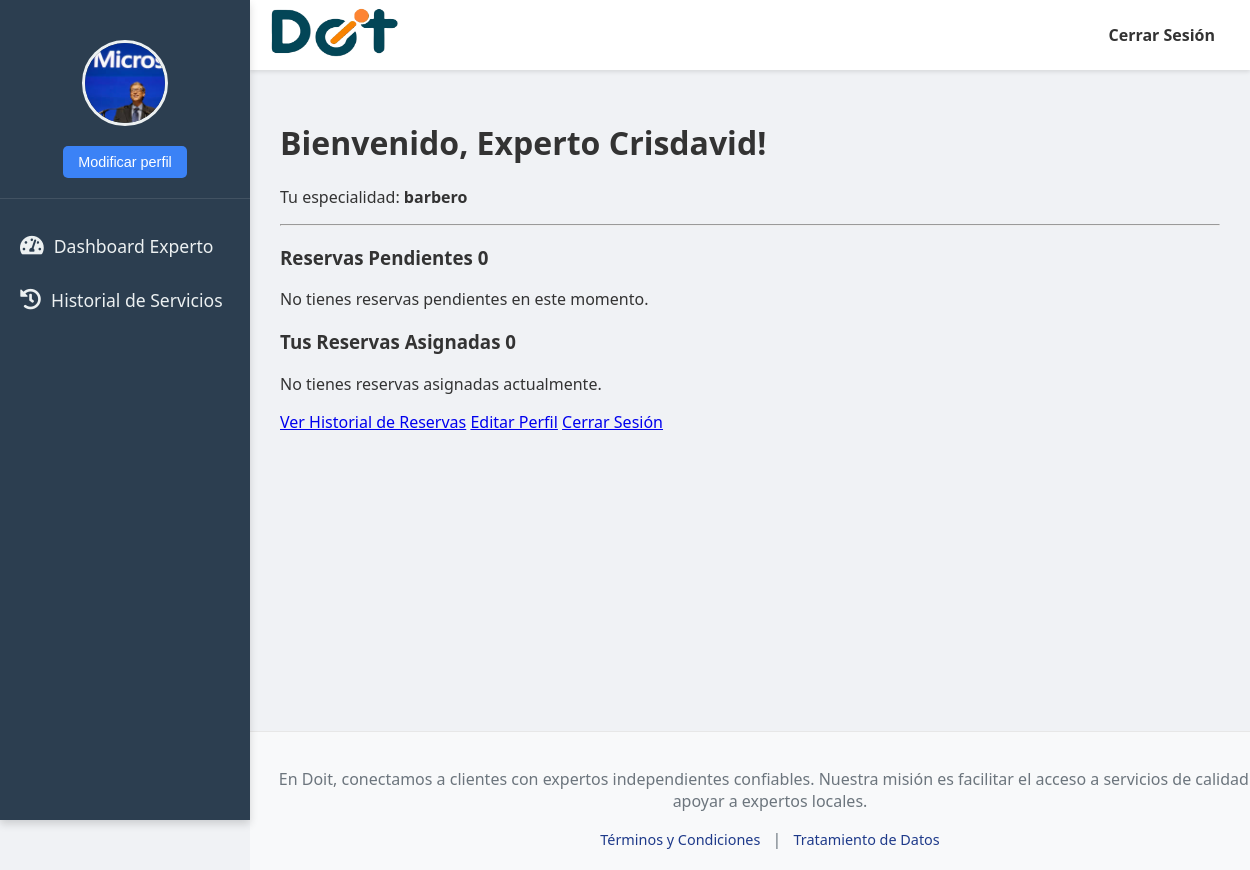
/experto/dashboard/ (signed in), run on an earlier commit of the app's database.
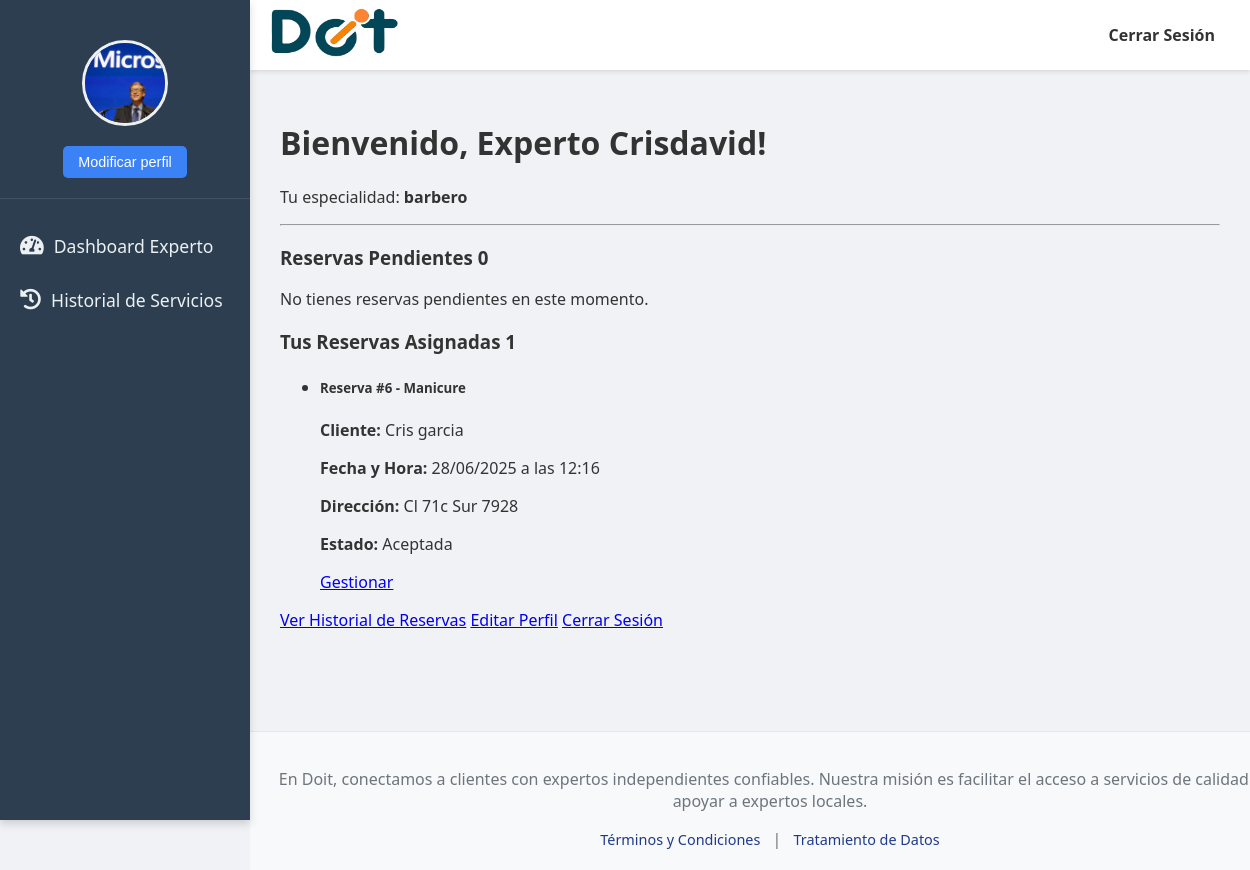
And on a later commit of the database.
### doit_app/models.py (models this page shows, shortened)
class CustomUser(AbstractUser):
    tipo_usuario_choices = [
        ('cliente', 'Cliente'),
        ('experto', 'Experto'),
    ]
    genero = models.ForeignKey(Genero, on_delete=models.SET_NULL, null=True, blank=True, verbose_name="Género")
    tipo_usuario = models.CharField(max_length=20, choices=tipo_usuario_choices, default='cliente', verbose_name="Tipo de Usuario")
    nacionalidad = models.CharField(max_length=100, blank=True, null=True, verbose_name="Nacionalidad")
    numDoc = models.CharField(max_length=100, unique=True, blank=True, null=True, verbose_name="Número de Documento")
    telefono = models.CharField(max_length=20, blank=True, null=True, verbose_name="Teléfono")
    fechaNacimiento = models.DateField(blank=True, null=True, verbose_name="Fecha de Nacimiento")
    evidenciaTrabajo = models.ImageField(
        upload_to='evidencia_trabajo/',
        blank=True,
        null=True,
        verbose_name="Evidencia de Trabajo (Imagen)"
    )
    experienciaTrabajo = models.TextField(blank=True, null=True, verbose_name="Experiencia de Trabajo")
    hojaVida = models.CharField(max_length=300, blank=True, null=True, verbose_name="Link Hoja de Vida (URL)")
    hojaVida_file = models.FileField(
        upload_to='hojas_de_vida/',
        blank=True,
        null=True,
        verbose_name="Archivo de Hoja de Vida"
    )
    foto_perfil = models.ImageField(upload_to='perfil/', null=True, blank=True, verbose_name="Foto de Perfil")
    tipo_documento = models.ForeignKey(TipoDoc, on_delete=models.SET_NULL, null=True, blank=True, verbose_name="Tipo de Documento")
    especialidad = models.CharField(max_length=100, blank=True, null=True, verbose_name="Especialidad")
    categoria_especialidad = models.ForeignKey(
        'doit_app.Categorias',
        on_delete=models.SET_NULL,
        null=True,
        blank=True,
        verbose_name="Categoría de Especialidad"
    )
    class Meta:
        verbose_name = "Usuario Personalizado"
        verbose_name_plural = "Usuarios Personalizados"
        app_label = "doit_app"
    def is_usuario_normal(self):
        return self.tipo_usuario == 'cliente'
    def is_experto(self):
        return self.tipo_usuario == 'experto'

class Reserva(models.Model):
    Fecha = models.DateField(verbose_name="Fecha de Reserva") # Puede ser la fecha solicitada para el servicio
    Hora = models.TimeField(verbose_name="Hora de Reserva") # Hora solicitada para el servicio
    direccion = models.CharField(max_length=255, verbose_name="Dirección del Servicio")
    descripcion = models.TextField(verbose_name="Descripción del Servicio") # Cambiado a TextField para más detalle
    detallesAdicionales = models.TextField(blank=True, null=True, verbose_name="Detalles Adicionales") # Cambiado a TextField
    ciudad = models.ForeignKey(Ciudad, on_delete=models.CASCADE, verbose_name="Ciudad del Servicio")
    pais = models.ForeignKey(Pais, on_delete=models.CASCADE, verbose_name="País del Servicio")
    metodoDePago = models.ForeignKey(Metodo, on_delete=models.SET_NULL, null=True, blank=True, verbose_name="Método de Pago Preferido")
    idUsuario = models.ForeignKey(
        settings.AUTH_USER_MODEL,
        on_delete=models.CASCADE,
        related_name='reservas_realizadas',
        verbose_name="Cliente que Reserva"
    )
    idServicios = models.ForeignKey(Servicios, on_delete=models.CASCADE, verbose_name="Servicio Solicitado")
    idEstado = models.ForeignKey(Estado, on_delete=models.SET_DEFAULT, default=1, verbose_name="Estado de la Reserva")
    experto_asignado = models.ForeignKey(
        settings.AUTH_USER_MODEL,
        on_delete=models.SET_NULL,
        null=True,
        blank=True,
        related_name='reservas_aceptadas',
        limit_choices_to={'tipo_usuario': 'experto'}, # Solo se pueden asignar expertos
        verbose_name="Experto Asignado"
    )
    pago_ofrecido = models.DecimalField(
        max_digits=10,
        decimal_places=2,
        blank=True,
        null=True,
        verbose_name="Pago Ofrecido por el Cliente"
    )
    creado_en = models.DateTimeField(auto_now_add=True)
    actualizado_en = models.DateTimeField(auto_now=True)
    class Meta:
        verbose_name = "Reserva"
        verbose_name_plural = "Reservas"
        db_table = "Reserva" # Manteniendo el nombre de la tabla
        app_label = "doit_app"

class Servicios(models.Model):
    NombreServicio = models.CharField(max_length=50, verbose_name="Nombre del servicio")
    idCategorias = models.ForeignKey(Categorias, on_delete=models.CASCADE, verbose_name="Categoría del servicio")
    class Meta:
        verbose_name = "Servicio"
        verbose_name_plural = "Servicios"
        db_table = "Servicios"
        app_label = "doit_app"

class Estado(models.Model):
    Nombre = models.CharField(max_length=50, unique=True, verbose_name="Nombre del estado")
    class Meta:
        verbose_name = "Estado"
        verbose_name_plural = "Estados"
        db_table = "Estado"
        app_label = "doit_app"

### doit_app/views.py (the view)
# urls.py: path('experto/dashboard/', views.dashboard_experto, name='dashboard_experto'),
@user_passes_test(is_experto, login_url=reverse_lazy('login'))
def dashboard_experto(request):
    print(f"DEBUG dashboard_experto: Accediendo. User: {request.user.username}, Is Authenticated: {request.user.is_authenticated}, Tipo: {request.user.tipo_usuario}")
    if not is_experto(request.user):
        print("DEBUG: is_experto regresó False para el usuario autenticado.")
        return redirect('principal')
    try:
        estado_pendiente = Estado.objects.get(Nombre='Pendiente')
        estado_activa = Estado.objects.get(Nombre='Activa')
    except Estado.DoesNotExist:
        messages.error(request, "Error de configuración de estados. Contacte al administrador.")
        return redirect('principal')
    reservas_pendientes = Reserva.objects.filter(
        (Q(experto_asignado__isnull=True) | Q(experto_asignado=request.user)),
        Q(idEstado=estado_pendiente) | Q(idEstado=estado_activa),
        idServicios__idCategorias=request.user.categoria_especialidad
    ).order_by('Fecha', 'Hora')
    reservas_asignadas = Reserva.objects.filter(
        experto_asignado=request.user
    ).exclude(
        Q(idEstado__Nombre='Completada') | Q(idEstado__Nombre='Cancelada') |
        Q(idEstado=estado_pendiente) | Q(idEstado=estado_activa)
    ).order_by('Fecha', 'Hora')
    return render(request, 'experto/dashboard_experto.html', {
        'reservas_pendientes': reservas_pendientes,
        'reservas_asignadas': reservas_asignadas,
        'user_especialidad': request.user.especialidad
    })

### doit_app/templates/experto/dashboard_experto.html (shortened to what this page needs)
{% extends "base.html" %}
{% load static %}
{% block content %}
<div class="container mt-4">
    <h1 class="mb-4">Bienvenido, Experto {{ request.user.username }}!</h1>
    <p class="lead">Tu especialidad: <strong>{{ user_especialidad|default:"No especificada" }}</strong></p>
    <hr>
    <div class="row">
        <div class="col-md-6">
            <div class="card mb-4">
                <div class="card-header bg-primary text-white">
                    <h3>Reservas Pendientes <span class="badge bg-light text-primary">{{ reservas_pendientes.count }}</span></h3>
                </div>
                <div class="card-body">
                    {% if reservas_pendientes %}
                        <ul class="list-group">
                            {% for reserva in reservas_pendientes %}
                                <li class="list-group-item">
                                    <h5>Reserva #{{ reserva.id }} - {{ reserva.idServicios.NombreServicio }}</h5>
                                    {% if reserva.idServicios.idCategorias.Nombre != request.user.categoria_especialidad.Nombre %}
                                        <div class="alert alert-warning mt-2">
                                            No estás calificado para aceptar este tipo de servicio.
                                        </div>
                                    {% endif %}
                                    <p><strong>Cliente:</strong> {{ reserva.idUsuario.first_name }} {{ reserva.idUsuario.last_name }}</p>
                                    <p><strong>Fecha y Hora:</strong> {{ reserva.Fecha|date:"d/m/Y" }} a las {{ reserva.Hora|time:"H:i" }}</p>
                                    <p><strong>Dirección:</strong> {{ reserva.direccion }}</p>
                                    <p><strong>Descripción:</strong> {{ reserva.descripcion|default:"Sin descripción." }}</p>
                                    {% if reserva.detallesAdicionales %}
                                        <p><strong>Detalles adicionales:</strong> {{ reserva.detallesAdicionales }}</p>
                                    {% endif %}
                                    {% if reserva.pago_ofrecido %}
                                        <p><strong>Pago ofrecido:</strong> ${{ reserva.pago_ofrecido }}</p>
                                    {% endif %}
                                    <p><strong>Estado:</strong> <span class="badge bg-warning text-dark">{{ reserva.idEstado.Nombre }}</span></p>
                                    {% if reserva.idServicios.idCategorias.Nombre == request.user.categoria_especialidad.Nombre %}
                                        <form action="{% url 'aceptar_reserva_experto' reserva.id %}" method="post" class="d-inline">
                                            {% csrf_token %}
                                            <button type="submit" class="btn btn-success btn-sm me-2">Aceptar</button>
                                        </form>
                                        <form action="{% url 'rechazar_reserva_experto' reserva.id %}" method="post" class="d-inline">
                                            {% csrf_token %}
                                            <button type="submit" class="btn btn-danger btn-sm">Rechazar</button>
                                        </form>
                                    {% endif %}
                                </li>
                            {% endfor %}
                        </ul>
                    {% else %}
                        <p>No tienes reservas pendientes en este momento.</p>
                    {% endif %}
                </div>
            </div>
        </div>
        <div class="col-md-6">
            <div class="card mb-4">
                <div class="card-header bg-success text-white">
                    <h3>Tus Reservas Asignadas <span class="badge bg-light text-success">{{ reservas_asignadas.count }}</span></h3>
                </div>
                <div class="card-body">
                    {% if reservas_asignadas %}
                        <ul class="list-group">
                            {% for reserva in reservas_asignadas %}
                                <li class="list-group-item">
                                    <h5>Reserva #{{ reserva.id }} - {{ reserva.idServicios.NombreServicio }}</h5>
                                    <p><strong>Cliente:</strong> {{ reserva.idUsuario.first_name }} {{ reserva.idUsuario.last_name }}</p>
                                    <p><strong>Fecha y Hora:</strong> {{ reserva.Fecha|date:"d/m/Y" }} a las {{ reserva.Hora|time:"H:i" }}</p>
                                    <p><strong>Dirección:</strong> {{ reserva.direccion }}</p>
                                    <p><strong>Estado:</strong> <span class="badge bg-info">{{ reserva.idEstado.Nombre }}</span></p>
                                    <a href="#" class="btn btn-outline-primary btn-sm disabled">Gestionar</a>
                                </li>
                            {% endfor %}
                        </ul>
                    {% else %}
                        <p>No tienes reservas asignadas actualmente.</p>
                    {% endif %}
                </div>
            </div>
        </div>
    </div>
    <div class="text-center mt-4">
        <a href="{% url 'historial_experto' %}" class="btn btn-secondary me-2">Ver Historial de Reservas</a>
        <a href="{% url 'editar_perfil' %}" class="btn btn-info">Editar Perfil</a>
        <a href="{% url 'user_logout' %}" class="btn btn-danger">Cerrar Sesión</a>
    </div>
</div>
{% endblock %}

### doit_app/templates/base.html (shortened to what this page needs)
<!DOCTYPE html>
<html lang="es">
{% load static %}
<head>
    <link rel="stylesheet" href="{% static 'css/styles.css' %}">
    <link rel="stylesheet" href="https://cdnjs.cloudflare.com/ajax/libs/font-awesome/5.15.4/css/all.min.css">
</head>
<body>
    {% if user.is_authenticated and not user.is_staff and not user.is_superuser %}
    <div id="sidebar">
        <div class="perfil-header">
            <div class="perfil-foto-container">
                {% if user.foto_perfil %}
                    <img src="{{ user.foto_perfil.url }}" alt="Foto de perfil de {{ user.username }}" class="perfil-foto">
                {% else %}
                    <img src="{% static 'images/default_profile.jpg' %}" alt="Foto de perfil por defecto" class="perfil-foto">
                {% endif %}
            </div>
            <div>
                <a href="{% url 'editar_perfil' %}">
                    <button class="modificar-perfil-btn">Modificar perfil</button>
                </a>
            </div>
        </div>
        <ul class="list-unstyled components">
            {% if user.is_authenticated and user.is_experto %}
                <li><a href="{% url 'dashboard_experto' %}"><i class="fas fa-tachometer-alt"></i> Dashboard Experto</a></li>
                <li><a href="{% url 'historial_experto' %}"><i class="fas fa-history"></i> Historial de Servicios</a></li>
            {% endif %}
        </ul>
    </div>
    {% endif %}
    <div id="content-wrapper">
        <header>
            <nav class="navbar navbar-light bg-light">
                <div class="logo">
                    {% if user.is_authenticated %}
                        {% if user.is_usuario_normal %}
                            <a href="{% url 'principal' %}">
                                <img src="{% static 'images/Doit_logo.png' %}" alt="Logo Doit" width="130">
                            </a>
                        {% elif user.is_experto %}
                            <a href="{% url 'dashboard_experto' %}">
                                <img src="{% static 'images/Doit_logo.png' %}" alt="Logo Doit" width="130">
                            </a>
                        {% elif user.is_superuser %}
                            <a href="{% url 'admin_principal' %}">
                                <img src="{% static 'images/Doit_logo.png' %}" alt="Logo Doit" width="130">
                            </a>
                        {% else %}
                             <a href="{% url 'home' %}">
                                <img src="{% static 'images/Doit_logo.png' %}" alt="Logo Doit" width="130">
                            </a>
                        {% endif %}
                    {% else %}
                        <a href="{% url 'home' %}">
                            <img src="{% static 'images/Doit_logo.png' %}" alt="Logo Doit" width="130">
                        </a>
                    {% endif %}
                </div>
                <ul class="nav-links">
                    {% if user.is_authenticated %}
                        <li><a href="{% url 'user_logout' %}">Cerrar Sesión</a></li>
                    {% else %}
                        <li><a href="{% url 'login' %}">Iniciar Sesión</a></li>
                        <li><a href="{% url 'registrarse' %}">Registrarse</a></li>
                    {% endif %}
                </ul>
            </nav>
        </header>
        <main>
            {% block content %}
            {% endblock %}
        </main>
        <footer>
            <p> En Doit, conectamos a clientes con expertos independientes confiables. Nuestra misión es facilitar el acceso a servicios de calidad y apoyar a expertos locales. </p>
            <div class="footer-links">
                <a href="{% url 'terminos_condiciones' %}">Términos y Condiciones</a> |
                <a href="{% url 'tratamiento_datos' %}">Tratamiento de Datos</a>
            </div>
        </footer>
    </div>
</body>
</html>

What changed in the data, as far as the page shows it:
added Reserva: id "6", idServicios.NombreServicio "Manicure", idUsuario.first_name "Cris", idUsuario.last_name "garcia", Fecha "28/06/2025", Hora "12:16", direccion "Cl 71c Sur 7928", idEstado.Nombre "Aceptada"
Also different on the page:
{{ reservas_asignadas.count }}: "0" → "1"
text no longer shown: "No tienes reservas asignadas actualmente."
